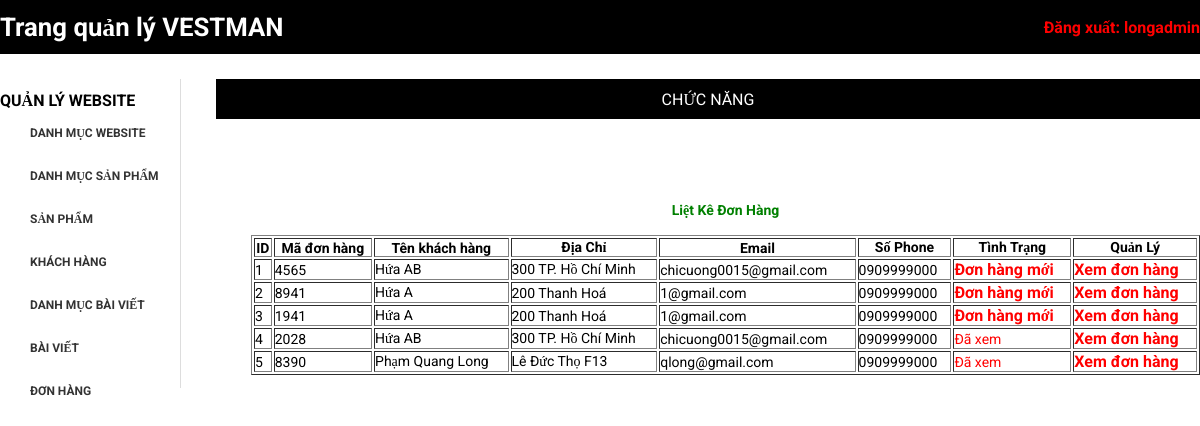
/index.php?action=quanlydonhang&query=lietke (signed in), run on the app's committed database.
### tables this page shows
CREATE TABLE `tbl_cart` (
  `id_cart` int(11) NOT NULL,
  `id_khachhang` int(11) NOT NULL,
  `code_cart` varchar(10) NOT NULL,
  `cart_status` int(11) NOT NULL
);

CREATE TABLE `tbl_dangky` (
  `id_dangky` int(11) NOT NULL,
  `tenkhachhang` varchar(200) NOT NULL,
  `email` varchar(100) NOT NULL,
  `diachi` varchar(200) NOT NULL,
  `matkhau` varchar(100) NOT NULL,
  `dienthoai` varchar(20) NOT NULL
);

### modules/quanlydonhang/lietke.php (the view)
<h2>Liệt Kê Đơn Hàng</h2>
<br>
<?php
	$sql_lietke_dh = "SELECT * FROM tbl_cart,tbl_dangky WHERE tbl_cart.id_khachhang=tbl_dangky.id_dangky ORDER BY tbl_cart.id_cart DESC";
	$query_lietke_dh = mysqli_query($mysqli,$sql_lietke_dh);
?>
<table style="width:100%" border="1" style="border-collapse: collapse;">
  <tr>
  	<th>ID</th>
    <th>Mã đơn hàng</th>
    <th>Tên khách hàng</th>
    <th>Địa Chỉ</th>
    <th>Email</th>
    <th>Số Phone</th>
    <th>Tình Trạng</th>
  	<th>Quản Lý</th>
  </tr>
  <?php
  $i = 0;
  while($row = mysqli_fetch_array($query_lietke_dh)){
  	$i++;
  ?>
  <tr>
  	<td><?php echo $i ?></td>
    <td><?php echo $row['code_cart'] ?></td>
    <td><?php echo $row['tenkhachhang'] ?></td>
    <td><?php echo $row['diachi'] ?></td>
    <td><?php echo $row['email'] ?></td>
    <td><?php echo $row['dienthoai'] ?></td>
    <td style="color:red;">
    	<?php if($row['cart_status']==1){
    		echo '<a href="modules/quanlydonhang/xuly.php?code='.$row['code_cart'].'">Đơn hàng mới</a>';
    	}else{
    		echo 'Đã xem';
    	}
    	?>
    </td>
   	<td>
   		<a href="index.php?action=donhang&query=xemdonhang&code=<?php echo $row['code_cart'] ?>">Xem đơn hàng</a>
   	</td>
  </tr>
  <?php
  }
  ?>
</table>

### css/styleadmincp1.css (style rules this page uses)
:root { font-family: 'Roboto'; font-size: 22px; }
* { margin: 0; padding: 0; box-sizing: border-box; outline: none; }
a { text-decoration: none; color: black; }
.logout-right-customer-bottom h2 { text-align: center; font-size: 14px; padding-top: 20px; }

### index.php (style rules this page uses)
body { font-family: 'Roboto'; font-size: 22px; }
h1,h2 { display:flex; justify-content: center; color: green; }
th { color: black; }
a { text-decoration:none; color: red; font-size: 16px; font-weight: bold; }

### data on the page
tbl_cart: code_cart "4565", tbl_dangky.tenkhachhang "Hứa AB", tbl_dangky.diachi "300 TP. Hồ Chí Minh", tbl_dangky.email "chicuong0015@gmail.com", tbl_dangky.dienthoai "0909999000"
tbl_cart: code_cart "8941", tbl_dangky.tenkhachhang "Hứa A", tbl_dangky.diachi "200 Thanh Hoá", tbl_dangky.email "1@gmail.com", tbl_dangky.dienthoai "0909999000"
tbl_cart: code_cart "1941", tbl_dangky.tenkhachhang "Hứa A", tbl_dangky.diachi "200 Thanh Hoá", tbl_dangky.email "1@gmail.com", tbl_dangky.dienthoai "0909999000"
tbl_cart: code_cart "2028", tbl_dangky.tenkhachhang "Hứa AB", tbl_dangky.diachi "300 TP. Hồ Chí Minh", tbl_dangky.email "chicuong0015@gmail.com", tbl_dangky.dienthoai "0909999000", cart_status "Đã xem"
tbl_cart: code_cart "8390", tbl_dangky.tenkhachhang "Phạm Quang Long", tbl_dangky.diachi "Lê Đức Thọ F13", tbl_dangky.email "qlong@gmail.com", tbl_dangky.dienthoai "0909999000", cart_status "Đã xem"

### other printed values
$_SESSION['dangnhap'] "longadmin"
